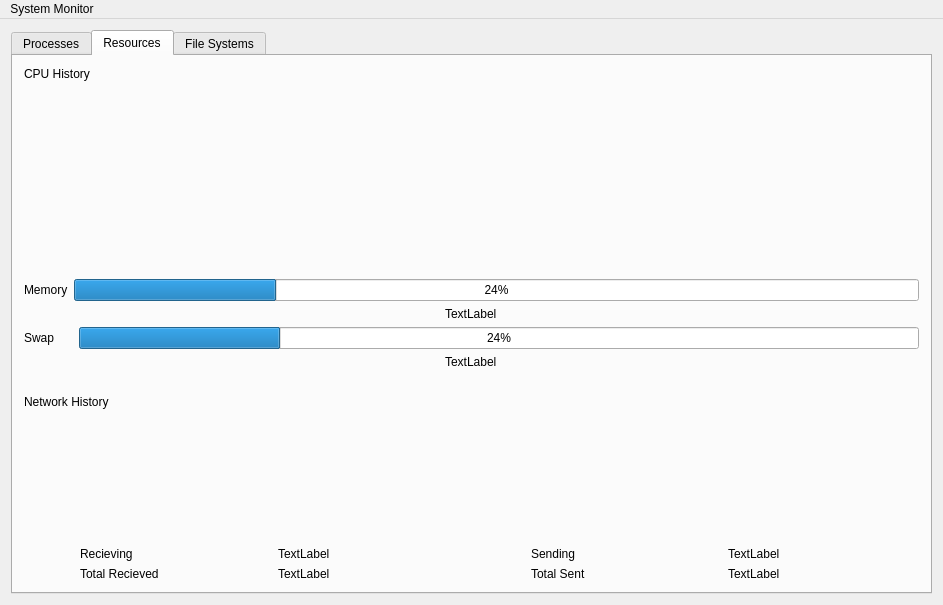
<?xml version="1.0" encoding="UTF-8"?>
<ui version="4.0">
 <class>MainWindow</class>
 <widget class="QMainWindow" name="MainWindow">
  <property name="geometry">
   <rect>
    <x>0</x>
    <y>0</y>
    <width>943</width>
    <height>605</height>
   </rect>
  </property>
  <property name="sizePolicy">
   <sizepolicy hsizetype="MinimumExpanding" vsizetype="MinimumExpanding">
    <horstretch>0</horstretch>
    <verstretch>0</verstretch>
   </sizepolicy>
  </property>
  <property name="windowTitle">
   <string>System Monitor</string>
  </property>
  <widget class="QWidget" name="centralWidget">
   <layout class="QGridLayout" name="gridLayout_3">
    <item row="0" column="0">
     <widget class="QTabWidget" name="tabWidgetMain">
      <property name="enabled">
       <bool>true</bool>
      </property>
      <property name="currentIndex">
       <number>1</number>
      </property>
      <widget class="QWidget" name="tabProcesses">
       <property name="sizePolicy">
        <sizepolicy hsizetype="Preferred" vsizetype="Preferred">
         <horstretch>0</horstretch>
         <verstretch>0</verstretch>
        </sizepolicy>
       </property>
       <attribute name="title">
        <string>Processes</string>
       </attribute>
       <layout class="QGridLayout" name="gridLayout">
        <item row="0" column="0">
         <layout class="QHBoxLayout" name="horizontalLayout_3">
          <item>
           <widget class="QLineEdit" name="processesSearchField">
            <property name="placeholderText">
             <string>Search</string>
            </property>
            <property name="clearButtonEnabled">
             <bool>true</bool>
            </property>
           </widget>
          </item>
          <item>
           <widget class="QCheckBox" name="processesFilterCheckbox">
            <property name="enabled">
             <bool>true</bool>
            </property>
            <property name="text">
             <string>Only me</string>
            </property>
           </widget>
          </item>
         </layout>
        </item>
        <item row="2" column="0">
         <widget class="QTableWidget" name="tableProcesses">
          <property name="frameShape">
           <enum>QFrame::NoFrame</enum>
          </property>
          <property name="verticalScrollBarPolicy">
           <enum>Qt::ScrollBarAlwaysOn</enum>
          </property>
          <property name="horizontalScrollBarPolicy">
           <enum>Qt::ScrollBarAsNeeded</enum>
          </property>
          <property name="autoScroll">
           <bool>false</bool>
          </property>
          <property name="editTriggers">
           <set>QAbstractItemView::NoEditTriggers</set>
          </property>
          <property name="selectionMode">
           <enum>QAbstractItemView::SingleSelection</enum>
          </property>
          <property name="selectionBehavior">
           <enum>QAbstractItemView::SelectRows</enum>
          </property>
          <property name="showGrid">
           <bool>false</bool>
          </property>
          <property name="sortingEnabled">
           <bool>true</bool>
          </property>
          <attribute name="horizontalHeaderCascadingSectionResizes">
           <bool>true</bool>
          </attribute>
          <attribute name="horizontalHeaderStretchLastSection">
           <bool>true</bool>
          </attribute>
          <attribute name="verticalHeaderStretchLastSection">
           <bool>false</bool>
          </attribute>
         </widget>
        </item>
        <item row="1" column="0">
         <widget class="QLabel" name="loadAvgLabel">
          <property name="text">
           <string>TextLabel</string>
          </property>
         </widget>
        </item>
       </layout>
      </widget>
      <widget class="QWidget" name="tabResources">
       <attribute name="title">
        <string>Resources</string>
       </attribute>
       <layout class="QGridLayout" name="gridLayout_2">
        <item row="12" column="0">
         <spacer name="verticalSpacer_2">
          <property name="orientation">
           <enum>Qt::Vertical</enum>
          </property>
          <property name="sizeType">
           <enum>QSizePolicy::Maximum</enum>
          </property>
          <property name="sizeHint" stdset="0">
           <size>
            <width>20</width>
            <height>20</height>
           </size>
          </property>
         </spacer>
        </item>
        <item row="13" column="0">
         <layout class="QVBoxLayout" name="verticalLayout_4">
          <property name="sizeConstraint">
           <enum>QLayout::SetMinimumSize</enum>
          </property>
          <item>
           <widget class="QLabel" name="label_2">
            <property name="text">
             <string>Network History</string>
            </property>
           </widget>
          </item>
          <item>
           <widget class="QCustomPlot" name="networkPlot" native="true">
            <property name="sizePolicy">
             <sizepolicy hsizetype="Preferred" vsizetype="Expanding">
              <horstretch>0</horstretch>
              <verstretch>0</verstretch>
             </sizepolicy>
            </property>
            <property name="minimumSize">
             <size>
              <width>0</width>
              <height>100</height>
             </size>
            </property>
           </widget>
          </item>
          <item>
           <layout class="QHBoxLayout" name="horizontalLayout_5">
            <item>
             <layout class="QHBoxLayout" name="horizontalLayout_4">
              <item>
               <widget class="QPushButton" name="networkRecievingColourButton">
                <property name="maximumSize">
                 <size>
                  <width>50</width>
                  <height>16777215</height>
                 </size>
                </property>
                <property name="text">
                 <string/>
                </property>
                <property name="flat">
                 <bool>true</bool>
                </property>
               </widget>
              </item>
              <item>
               <layout class="QVBoxLayout" name="verticalLayout_7">
                <item>
                 <widget class="QLabel" name="label_3">
                  <property name="text">
                   <string>Recieving</string>
                  </property>
                 </widget>
                </item>
                <item>
                 <widget class="QLabel" name="label_6">
                  <property name="text">
                   <string>Total Recieved</string>
                  </property>
                 </widget>
                </item>
               </layout>
              </item>
              <item>
               <layout class="QVBoxLayout" name="verticalLayout_6">
                <item>
                 <widget class="QLabel" name="networkRecievingLabel">
                  <property name="text">
                   <string>TextLabel</string>
                  </property>
                 </widget>
                </item>
                <item>
                 <widget class="QLabel" name="networkTotalRecievedLabel">
                  <property name="text">
                   <string>TextLabel</string>
                  </property>
                 </widget>
                </item>
               </layout>
              </item>
             </layout>
            </item>
            <item>
             <layout class="QHBoxLayout" name="horizontalLayout_6">
              <item>
               <widget class="QPushButton" name="networkSendingColourButton">
                <property name="maximumSize">
                 <size>
                  <width>50</width>
                  <height>16777215</height>
                 </size>
                </property>
                <property name="text">
                 <string/>
                </property>
                <property name="flat">
                 <bool>true</bool>
                </property>
               </widget>
              </item>
              <item>
               <layout class="QVBoxLayout" name="verticalLayout_8">
                <item>
                 <widget class="QLabel" name="label_7">
                  <property name="text">
                   <string>Sending</string>
                  </property>
                 </widget>
                </item>
                <item>
                 <widget class="QLabel" name="label_8">
                  <property name="text">
                   <string>Total Sent</string>
                  </property>
                 </widget>
                </item>
               </layout>
              </item>
              <item>
               <layout class="QVBoxLayout" name="verticalLayout_9">
                <item>
                 <widget class="QLabel" name="networkSendingLabel">
                  <property name="text">
                   <string>TextLabel</string>
                  </property>
                 </widget>
                </item>
                <item>
                 <widget class="QLabel" name="networkTotalSentLabel">
                  <property name="text">
                   <string>TextLabel</string>
                  </property>
                 </widget>
                </item>
               </layout>
              </item>
             </layout>
            </item>
           </layout>
          </item>
         </layout>
        </item>
        <item row="11" column="0">
         <layout class="QVBoxLayout" name="verticalLayout_2">
          <property name="sizeConstraint">
           <enum>QLayout::SetMinimumSize</enum>
          </property>
          <item>
           <layout class="QHBoxLayout" name="horizontalLayout_2">
            <item>
             <widget class="QLabel" name="swapTextLabel">
              <property name="minimumSize">
               <size>
                <width>49</width>
                <height>22</height>
               </size>
              </property>
              <property name="text">
               <string>Swap</string>
              </property>
             </widget>
            </item>
            <item>
             <widget class="QProgressBar" name="swapBar">
              <property name="value">
               <number>24</number>
              </property>
             </widget>
            </item>
           </layout>
          </item>
          <item alignment="Qt::AlignHCenter|Qt::AlignTop">
           <widget class="QLabel" name="swapLabel">
            <property name="text">
             <string>TextLabel</string>
            </property>
           </widget>
          </item>
         </layout>
        </item>
        <item row="1" column="0">
         <spacer name="verticalSpacer">
          <property name="orientation">
           <enum>Qt::Vertical</enum>
          </property>
          <property name="sizeType">
           <enum>QSizePolicy::Maximum</enum>
          </property>
          <property name="sizeHint" stdset="0">
           <size>
            <width>20</width>
            <height>20</height>
           </size>
          </property>
         </spacer>
        </item>
        <item row="2" column="0">
         <layout class="QVBoxLayout" name="verticalLayout">
          <property name="sizeConstraint">
           <enum>QLayout::SetMinimumSize</enum>
          </property>
          <item>
           <layout class="QHBoxLayout" name="horizontalLayout">
            <item>
             <widget class="QLabel" name="memTextLabel">
              <property name="text">
               <string>Memory</string>
              </property>
             </widget>
            </item>
            <item>
             <widget class="QProgressBar" name="memoryBar">
              <property name="value">
               <number>24</number>
              </property>
             </widget>
            </item>
           </layout>
          </item>
          <item alignment="Qt::AlignHCenter|Qt::AlignTop">
           <widget class="QLabel" name="memoryLabel">
            <property name="sizePolicy">
             <sizepolicy hsizetype="Preferred" vsizetype="Preferred">
              <horstretch>0</horstretch>
              <verstretch>0</verstretch>
             </sizepolicy>
            </property>
            <property name="text">
             <string>TextLabel</string>
            </property>
            <property name="indent">
             <number>-1</number>
            </property>
           </widget>
          </item>
         </layout>
        </item>
        <item row="0" column="0">
         <layout class="QVBoxLayout" name="verticalLayout_5">
          <property name="sizeConstraint">
           <enum>QLayout::SetMinimumSize</enum>
          </property>
          <item>
           <widget class="QLabel" name="label">
            <property name="text">
             <string>CPU History</string>
            </property>
           </widget>
          </item>
          <item>
           <widget class="QCustomPlot" name="cpuPlot" native="true">
            <property name="sizePolicy">
             <sizepolicy hsizetype="Preferred" vsizetype="Expanding">
              <horstretch>0</horstretch>
              <verstretch>0</verstretch>
             </sizepolicy>
            </property>
            <property name="minimumSize">
             <size>
              <width>0</width>
              <height>100</height>
             </size>
            </property>
           </widget>
          </item>
          <item>
           <layout class="QHBoxLayout" name="horizontalLayout_7">
            <property name="sizeConstraint">
             <enum>QLayout::SetMinAndMaxSize</enum>
            </property>
            <item>
             <spacer name="horizontalSpacer_2">
              <property name="orientation">
               <enum>Qt::Horizontal</enum>
              </property>
              <property name="sizeType">
               <enum>QSizePolicy::Fixed</enum>
              </property>
              <property name="sizeHint" stdset="0">
               <size>
                <width>40</width>
                <height>20</height>
               </size>
              </property>
             </spacer>
            </item>
            <item>
             <layout class="QGridLayout" name="cpuInfoArea">
              <property name="sizeConstraint">
               <enum>QLayout::SetNoConstraint</enum>
              </property>
             </layout>
            </item>
            <item>
             <spacer name="horizontalSpacer">
              <property name="orientation">
               <enum>Qt::Horizontal</enum>
              </property>
              <property name="sizeType">
               <enum>QSizePolicy::Fixed</enum>
              </property>
              <property name="sizeHint" stdset="0">
               <size>
                <width>40</width>
                <height>20</height>
               </size>
              </property>
             </spacer>
            </item>
           </layout>
          </item>
         </layout>
        </item>
       </layout>
      </widget>
      <widget class="QWidget" name="tabFileSystems">
       <attribute name="title">
        <string>File Systems</string>
       </attribute>
       <layout class="QGridLayout" name="gridLayout_4">
        <item row="0" column="0">
         <widget class="QTableWidget" name="tableFilesystem">
          <property name="sizePolicy">
           <sizepolicy hsizetype="Expanding" vsizetype="Expanding">
            <horstretch>0</horstretch>
            <verstretch>0</verstretch>
           </sizepolicy>
          </property>
          <property name="verticalScrollBarPolicy">
           <enum>Qt::ScrollBarAlwaysOn</enum>
          </property>
          <property name="horizontalScrollBarPolicy">
           <enum>Qt::ScrollBarAlwaysOn</enum>
          </property>
          <property name="sizeAdjustPolicy">
           <enum>QAbstractScrollArea::AdjustIgnored</enum>
          </property>
          <property name="editTriggers">
           <set>QAbstractItemView::NoEditTriggers</set>
          </property>
          <property name="selectionMode">
           <enum>QAbstractItemView::NoSelection</enum>
          </property>
          <property name="selectionBehavior">
           <enum>QAbstractItemView::SelectItems</enum>
          </property>
          <attribute name="horizontalHeaderStretchLastSection">
           <bool>true</bool>
          </attribute>
          <attribute name="verticalHeaderStretchLastSection">
           <bool>false</bool>
          </attribute>
         </widget>
        </item>
       </layout>
      </widget>
     </widget>
    </item>
   </layout>
  </widget>
  <widget class="QMenuBar" name="menuBar">
   <property name="geometry">
    <rect>
     <x>0</x>
     <y>0</y>
     <width>943</width>
     <height>23</height>
    </rect>
   </property>
   <widget class="QMenu" name="menuSystem_Monitor">
    <property name="title">
     <string>System Monitor</string>
    </property>
    <addaction name="actionAbout"/>
    <addaction name="actionPreferences"/>
    <addaction name="actionQuit"/>
   </widget>
   <addaction name="menuSystem_Monitor"/>
  </widget>
  <action name="actionAbout">
   <property name="text">
    <string>About</string>
   </property>
  </action>
  <action name="actionQuit">
   <property name="text">
    <string>Quit</string>
   </property>
  </action>
  <action name="actionPreferences">
   <property name="text">
    <string>Preferences</string>
   </property>
  </action>
 </widget>
 <layoutdefault spacing="6" margin="11"/>
 <customwidgets>
  <customwidget>
   <class>QCustomPlot</class>
   <extends>QWidget</extends>
   <header>qcustomplot.h</header>
   <container>1</container>
  </customwidget>
 </customwidgets>
 <resources/>
 <connections/>
</ui>
